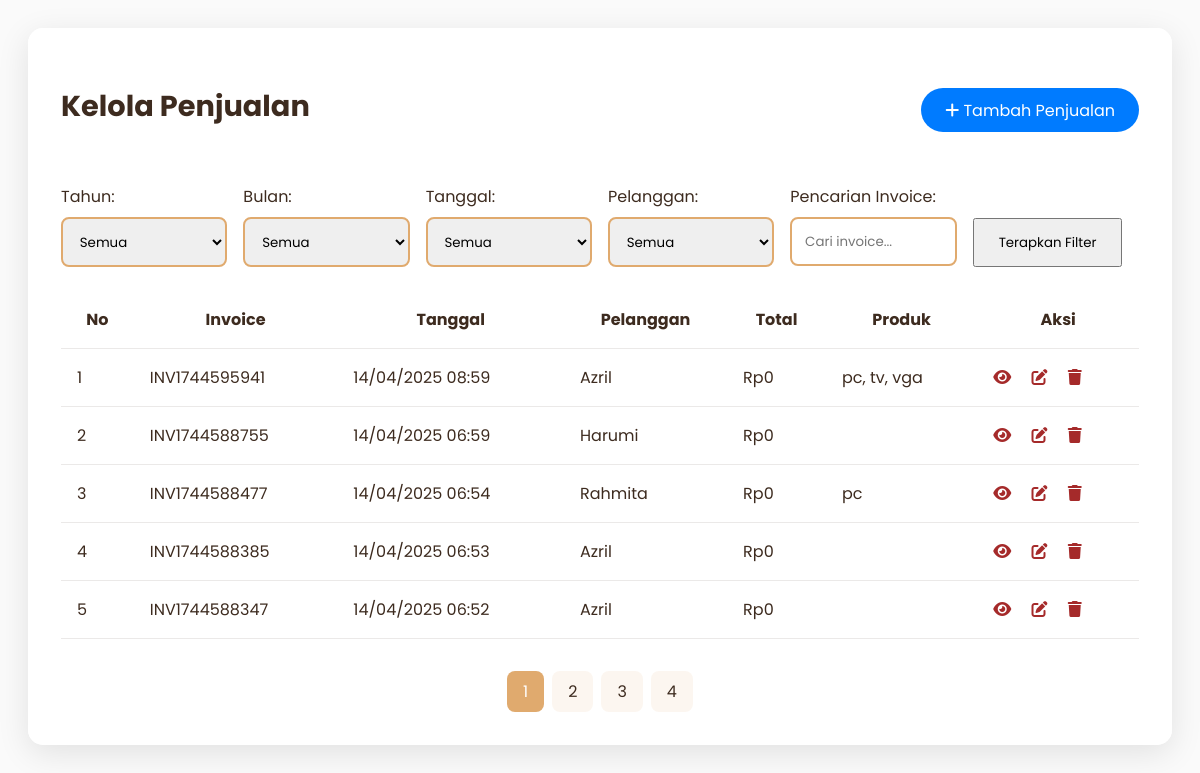
Before: /admin/penjualan/penjualan.php with the older database file.
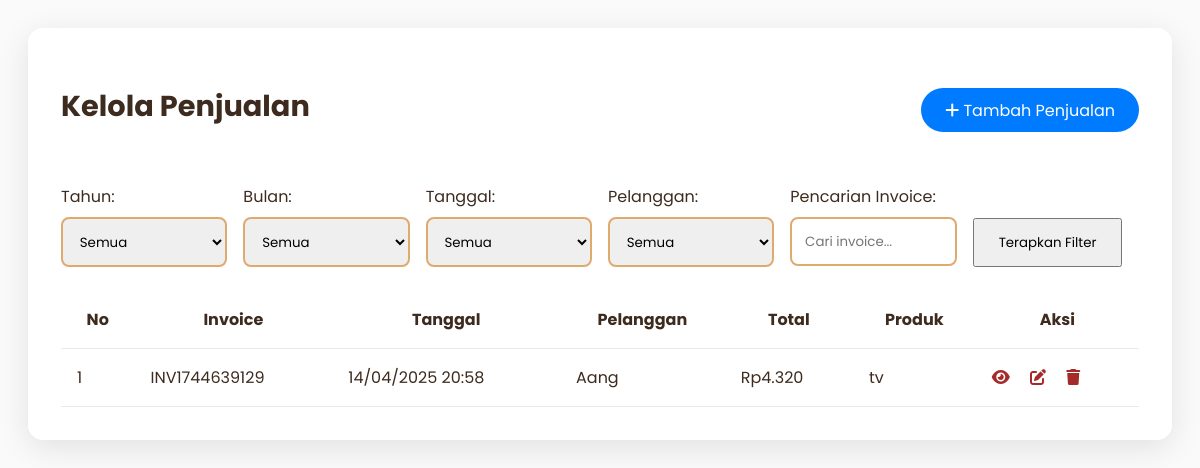
After: the same page with the newer database file.
### tables this page shows
CREATE TABLE `penjualan` (
  `PenjualanID` int(10) NOT NULL,
  `TanggalPenjualan` datetime DEFAULT NULL,
  `tgl_bayar` datetime DEFAULT NULL,
  `PelangganID` int(10) DEFAULT NULL,
  `status_bayar` enum('belum dibayar','dibayar') NOT NULL DEFAULT 'belum dibayar',
  `invoice` varchar(50) NOT NULL,
  `diskon` decimal(5,2) DEFAULT NULL,
  `pajak` decimal(5,2) DEFAULT NULL,
  `updated_at` datetime DEFAULT current_timestamp() ON UPDATE current_timestamp()
);

CREATE TABLE `pelanggan` (
  `PelangganID` int(10) NOT NULL,
  `NamaPelanggan` varchar(255) DEFAULT NULL,
  `Alamat` text DEFAULT NULL,
  `NomorTelepon` varchar(20) DEFAULT NULL,
  `jk` enum('Laki_Laki','Perempuan') NOT NULL
);

### admin/penjualan/penjualan.php (the view, shortened to what this page needs)
<?php
$koneksi = new mysqli("localhost", "root", "", "kasir_reddra");
$tahun   = isset($_GET['tahun']) ? $_GET['tahun'] : '';
$bulan   = isset($_GET['bulan']) ? $_GET['bulan'] : '';
$tanggal = isset($_GET['tanggal']) ? $_GET['tanggal'] : '';
$pelanggan_filter = isset($_GET['pelanggan']) ? $_GET['pelanggan'] : '';
$search = isset($_GET['search']) ? $_GET['search'] : '';
$where_conditions = [];
$params = [];
$param_types = "";
$where_clause = (count($where_conditions) > 0) ? "WHERE " . implode(" AND ", $where_conditions) : "";
$results_per_page = 5;
$page = isset($_GET['page']) ? intval($_GET['page']) : 1;
$page = ($page < 1) ? 1 : $page;
$start_from = ($page - 1) * $results_per_page;
$query = "SELECT
            p.PenjualanID,
            p.invoice,
            p.TanggalPenjualan,
            pel.NamaPelanggan,
            IFNULL(MAX(dp.total_harga), 0) AS Total_Harga,
            GROUP_CONCAT(prod.NamaProduk SEPARATOR ', ') AS Produk_Dibeli
          FROM penjualan p
          LEFT JOIN pelanggan pel ON p.PelangganID = pel.PelangganID
          LEFT JOIN detailpenjualan dp ON p.PenjualanID = dp.PenjualanID
          LEFT JOIN produk prod ON dp.ProdukID = prod.ProdukID
          $where_clause
          GROUP BY p.PenjualanID
          ORDER BY p.PenjualanID DESC
          LIMIT ?, ?";
$params_for_query = $params;
$params_for_query[] = $start_from;
$params_for_query[] = $results_per_page;
$param_types_for_query = $param_types . "ii";
$stmt = $koneksi->prepare($query);
if ($stmt) {
    if ($params_for_query) {
        $stmt->bind_param($param_types_for_query, ...$params_for_query);
    }
    $stmt->execute();
    $result = $stmt->get_result();
} else {
    die("Query error: " . $koneksi->error);
}
$count_query = "SELECT COUNT(*) AS total FROM (
                    SELECT p.PenjualanID
                    FROM penjualan p
                    LEFT JOIN pelanggan pel ON p.PelangganID = pel.PelangganID
                    $where_clause
                    GROUP BY p.PenjualanID
                ) AS subquery";
$count_stmt = $koneksi->prepare($count_query);
if ($count_stmt) {
    $count_stmt->execute();
    $count_result = $count_stmt->get_result();
    $row_total = $count_result->fetch_assoc();
    $total_data = $row_total["total"] ?? 0;
    $total_pages = ceil($total_data / $results_per_page);
} else {
    $total_pages = 1;
}
?>
<!DOCTYPE html>
<html lang="id">
<head>
    <link rel="stylesheet" href="https://cdnjs.cloudflare.com/ajax/libs/font-awesome/6.4.0/css/all.min.css">
    <link rel="stylesheet" href="https://cdn.jsdelivr.net/npm/sweetalert2@11/dist/sweetalert2.min.css">
</head>
<body>
    <div class="glass-panel">
        <div class="header">
            <h2 class="page-title">Kelola Penjualan</h2>
            <a href="tambah_penjualan.php" class="tambah-btn"><i class="fas fa-plus"></i> Tambah Penjualan</a>
        </div>
        <div class="filters">
            <div class="filter-group">
                <label>Tahun:</label>
                <select id="tahun">
                    <option value="">Semua</option>
                </select>
            </div>
            <div class="filter-group">
                <label>Bulan:</label>
                <select id="bulan">
                    <option value="">Semua</option>
                </select>
            </div>
            <div class="filter-group">
                <label>Tanggal:</label>
                <select id="tanggal">
                    <option value="">Semua</option>
                </select>
            </div>
            <div class="filter-group">
                <label>Pelanggan:</label>
                <select id="pelanggan">
                    <option value="">Semua</option>
                </select>
            </div>
            <div class="filter-group">
                <label>Pencarian Invoice:</label>
                <input type="text" id="search" placeholder="Cari invoice..." value="<?= htmlspecialchars($search) ?>">
            </div>
            <div class="filter-group" style="align-self: flex-end;">
                <button style="padding: 0.8rem 1.5rem;" onclick="applyFilter()">Terapkan Filter</button>
            </div>
        </div>
        <table class="data-table">
            <thead>
                <tr>
                    <th>No</th>
                    <th>Invoice</th>
                    <th>Tanggal</th>
                    <th>Pelanggan</th>
                    <th>Total</th>
                    <th>Produk</th>
                    <th>Aksi</th>
                </tr>
            </thead>
            <tbody id="tableBody">
                <?php if ($result && $result->num_rows > 0): ?>
                <?php $no = 1 + (($page - 1) * $results_per_page); ?>
                <?php while ($row = $result->fetch_assoc()): ?>
                <tr>
                    <td><?= $no++ ?></td>
                    <td><?= htmlspecialchars($row['invoice']) ?></td>
                    <td><?= date('d/m/Y H:i', strtotime($row['TanggalPenjualan'])) ?></td>
                    <td><?= htmlspecialchars($row['NamaPelanggan'] ?? 'Umum') ?></td>
                    <td>Rp<?= number_format($row['Total_Harga'], 0, ',', '.') ?></td>
                    <td><?= htmlspecialchars($row['Produk_Dibeli']) ?></td>
                    <td>
                        <a href="detail_penjualan.php?id=<?= $row['PenjualanID'] ?>"><i class="fas fa-eye"></i></a>
                        <a href="edit_penjualan.php?id=<?= $row['PenjualanID'] ?>" style="margin:0 1rem;"><i
                                class="fas fa-edit"></i></a>
                        <a href="#" class="delete-btn" data-id="<?= $row['PenjualanID'] ?>"><i
                                class="fas fa-trash"></i></a>
                    </td>
                </tr>
                <?php endwhile; ?>
                <?php else: ?>
                <tr>
                    <td colspan="7" style="text-align:center; padding:2rem;">Tidak ada data penjualan</td>
                </tr>
                <?php endif; ?>
            </tbody>
        </table>
        <?php if ($total_pages > 1): ?>
        <div class="pagination">
            <?php
                $query_str = "tahun=" . urlencode($tahun) . "&bulan=" . urlencode($bulan) . "&tanggal=" . urlencode($tanggal);
                $query_str .= ($pelanggan_filter !== "") ? "&pelanggan=" . urlencode($pelanggan_filter) : "";
                $query_str .= ($search !== "") ? "&search=" . urlencode($search) : "";
            ?>
            <?php for ($i = 1; $i <= $total_pages; $i++): ?>
            <a href="?page=<?= $i ?>&<?= $query_str ?>" class="page-item <?= $i == $page ? 'active' : '' ?>">
                <?= $i ?>
            </a>
            <?php endfor; ?>
        </div>
        <?php endif; ?>
    </div>
</body>
</html>

### admin/penjualan/penjualan.php (style rules this page uses)
* { box-sizing: border-box; font-family: 'Poppins', sans-serif; }
body { background: #fafafa; color: #3D2B1F; padding: 20px; }
.glass-panel { background: rgba(255, 255, 255, 0.98); backdrop-filter: blur(15px); border: 1px solid rgba(255, 255, 255, 0.2); box-shadow: 0 8px 32px rgba(0, 0, 0, 0.1); border-radius: 15px; padding: 2rem; margin: 0 auto; max-width: 1200px; }
.header { display: flex; justify-content: space-between; align-items: center; margin-bottom: 1.5rem; }
.page-title { font-size: 1.8rem; color: #3D2B1F; position: relative; padding-bottom: 0.5rem; }
.tambah-btn { background: #007bff; color: white; padding: 0.6rem 1.5rem; border-radius: 30px; text-decoration: none; transition: background 0.3s ease; }
.filters { display: flex; flex-wrap: wrap; gap: 1rem; margin-bottom: 1.5rem; }
.filter-group { flex: 1; min-width: 150px; }
select, input { width: 100%; padding: 0.8rem; border: 2px solid #E0AA6E; border-radius: 8px; margin-top: 0.5rem; }
.data-table { width: 100%; border-collapse: collapse; margin-top: 1rem; }
.data-table th, .data-table td { padding: 1rem; border-bottom: 1px solid rgba(61, 43, 31, 0.1); }
.data-table a i { color: brown; }
.pagination { display: flex; justify-content: center; gap: 0.5rem; margin-top: 2rem; }
.page-item { padding: 0.5rem 1rem; border-radius: 8px; background: rgba(224, 170, 110, 0.1); color: #3D2B1F; text-decoration: none; }
.page-item.active { background: #E0AA6E; color: white; }

Changed rows visible on the page:
removed penjualan: invoice "INV1744595941", TanggalPenjualan "14/04/2025 08:59", PelangganID.NamaPelanggan "Azril", Total_Harga "0", Produk_Dibeli "pc, tv, vga"
removed penjualan: invoice "INV1744588755", TanggalPenjualan "14/04/2025 06:59", PelangganID.NamaPelanggan "Harumi", Total_Harga "0"
removed penjualan: invoice "INV1744588477", TanggalPenjualan "14/04/2025 06:54", PelangganID.NamaPelanggan "Rahmita", Total_Harga "0", Produk_Dibeli "pc"
removed penjualan: invoice "INV1744588385", TanggalPenjualan "14/04/2025 06:53", PelangganID.NamaPelanggan "Azril", Total_Harga "0"
removed penjualan: invoice "INV1744588347", TanggalPenjualan "14/04/2025 06:52", PelangganID.NamaPelanggan "Azril", Total_Harga "0"
added penjualan: invoice "INV1744639129", TanggalPenjualan "14/04/2025 20:58", PelangganID.NamaPelanggan "Aang", Total_Harga "4.320", Produk_Dibeli "tv"
Other visible differences:
list line gone: "1"
list line gone: "2"
list line gone: "3"
list line gone: "4"
